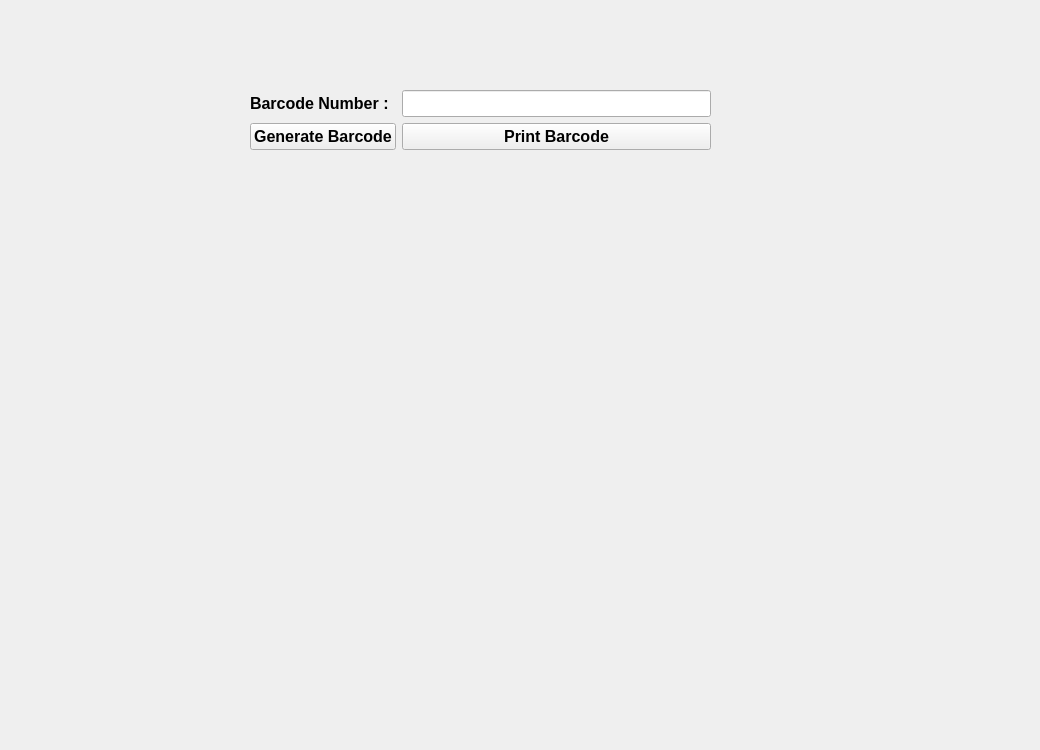
    <widget class="QWidget" name="page">
     <widget class="QWidget" name="formLayoutWidget_7">
      <property name="geometry">
       <rect>
        <x>250</x>
        <y>90</y>
        <width>461</width>
        <height>71</height>
       </rect>
      </property>
      <layout class="QFormLayout" name="formLayout_10">
       <item row="0" column="0">
        <widget class="QLabel" name="label_42">
         <property name="font">
          <font>
           <pointsize>12</pointsize>
           <weight>75</weight>
           <bold>true</bold>
          </font>
         </property>
         <property name="text">
          <string>Barcode Number : </string>
         </property>
        </widget>
       </item>
       <item row="0" column="1">
        <widget class="QLineEdit" name="lineEdit_3">
         <property name="font">
          <font>
           <pointsize>12</pointsize>
           <weight>75</weight>
           <bold>true</bold>
          </font>
         </property>
        </widget>
       </item>
       <item row="1" column="0">
        <widget class="QPushButton" name="pushButton">
         <property name="font">
          <font>
           <pointsize>12</pointsize>
           <weight>75</weight>
           <bold>true</bold>
          </font>
         </property>
         <property name="text">
          <string>Generate Barcode</string>
         </property>
        </widget>
       </item>
       <item row="1" column="1">
        <widget class="QPushButton" name="pushButton_2">
         <property name="font">
          <font>
           <pointsize>12</pointsize>
           <weight>75</weight>
           <bold>true</bold>
          </font>
         </property>
         <property name="text">
          <string>Print Barcode</string>
         </property>
        </widget>
       </item>
      </layout>
     </widget>
     <widget class="QLabel" name="barcodeLabelPrint">
      <property name="geometry">
       <rect>
        <x>70</x>
        <y>290</y>
        <width>961</width>
        <height>451</height>
       </rect>
      </property>
      <property name="text">
       <string/>
      </property>
      <property name="pixmap">
       <pixmap>code.png</pixmap>
      </property>
      <property name="scaledContents">
       <bool>true</bool>
      </property>
     </widget>
    </widget>
